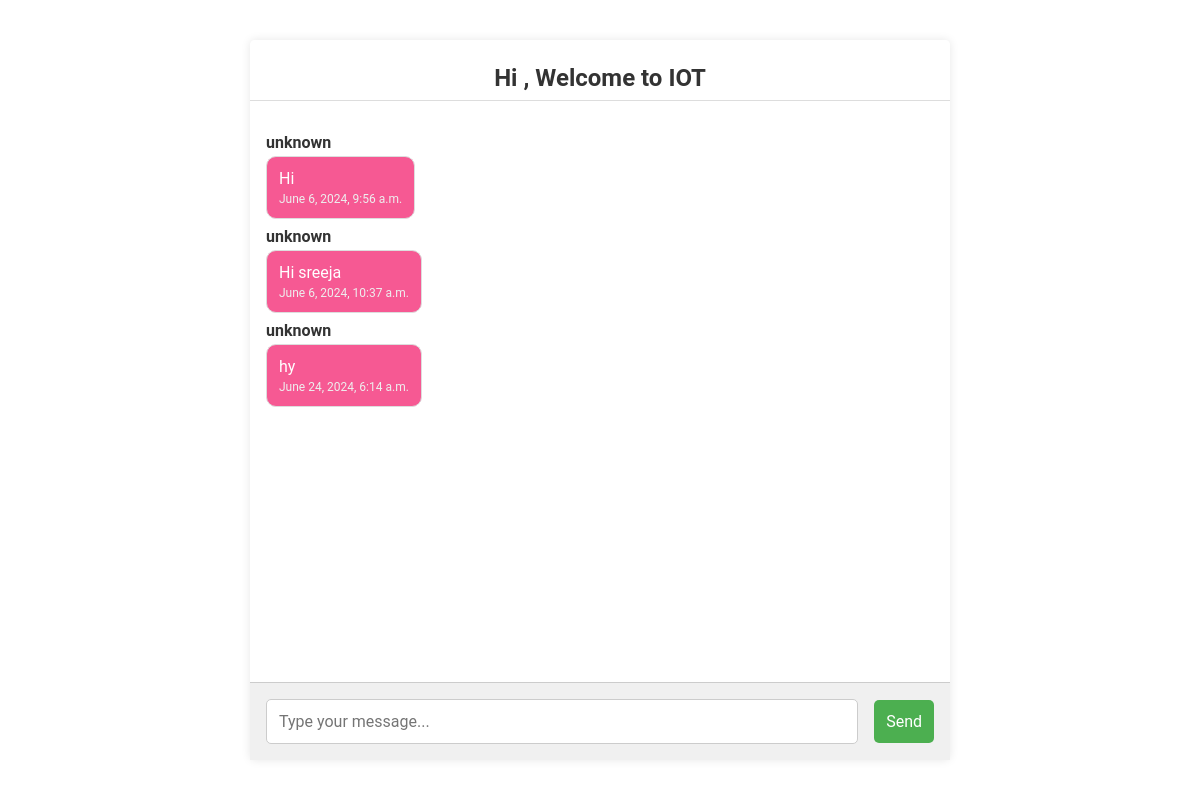
The page /room/IOT/Guest/ on the database as committed earlier.
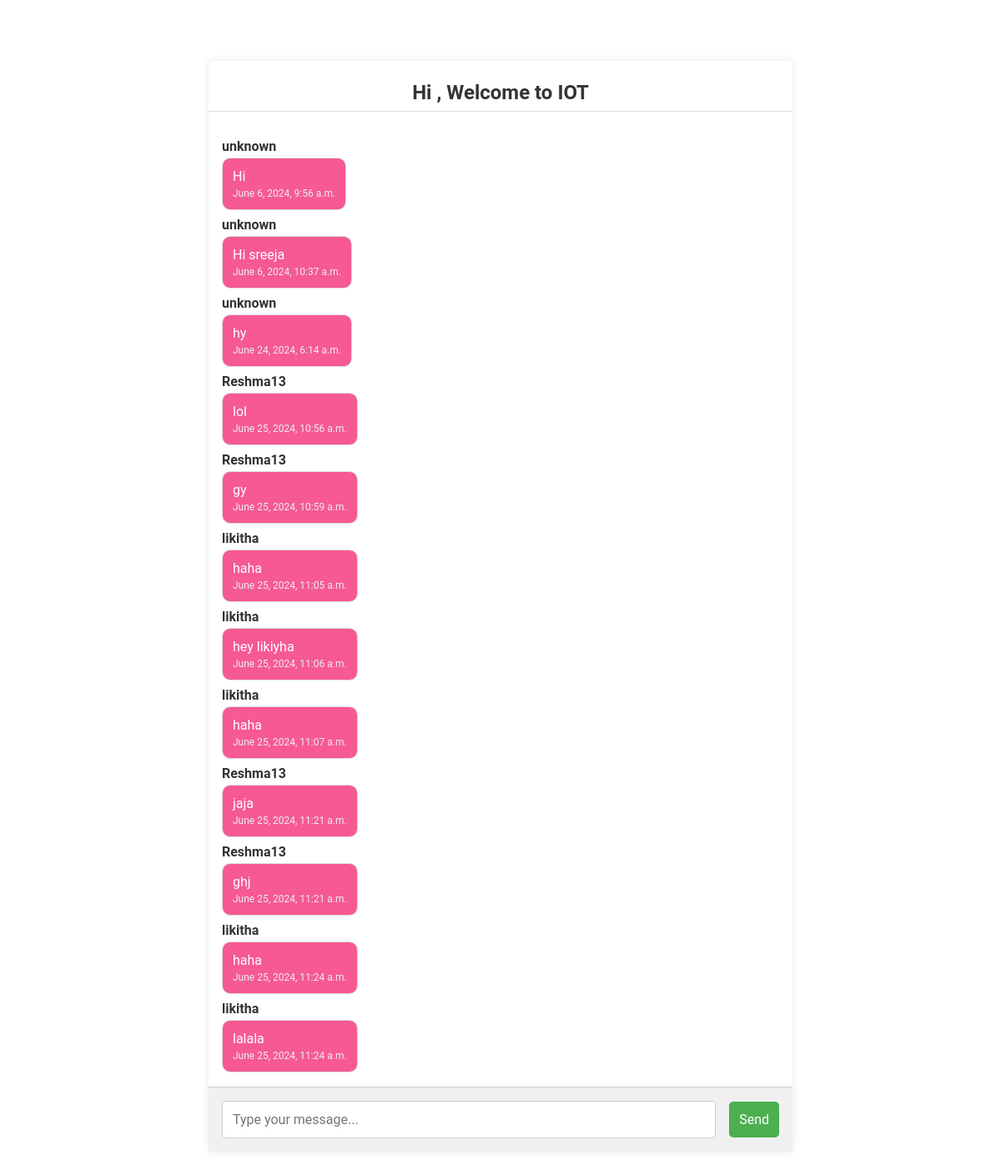
The same page on the database as committed later.
### chatroom/models.py (models this page shows, shortened)
class Room(models.Model):
    room_name = models.CharField(max_length=50)

class Message(models.Model):
    room = models.ForeignKey(Room, on_delete=models.CASCADE)
    author = models.CharField(max_length=50)  # Changed from 'sender' to 'author'
    content = models.TextField()  # Changed from 'message' to 'content'
    time_stamp = models.DateTimeField(auto_now_add=True)  # Add a timestamp field

### chatroom/views.py (the view)
# urls.py: path('room/<str:room_name>/<str:username>/', RoomView, name='room'),
def RoomView(request, room_name, username):
    if not username:
        return redirect('home')
    try:
        existing_room = Room.objects.get(room_name__iexact=room_name)
    except Room.DoesNotExist:
        return redirect('home')
    get_messages = Message.objects.filter(room=existing_room)
    context = {
        "messages": get_messages,
        "user": username,
        "room_name": existing_room.room_name
    }
    return render(request, 'room.html', context)

### templates/room.html (shortened to what this page needs)
<!DOCTYPE html>
<html>
<head>
</head>
<body>
    <div class="page-container">
        <h1>Hi {{ user_name }}, Welcome to {{ room_name }}</h1>
        <div class="chats-container" id="messages">
            {% for message in messages %}
                <div class="message-container {% if message.author == user_name %}me{% else %}others{% endif %}">
                    <div class="author">{{ message.author }}</div>
                    <div class="message {% if message.author == user_name %}me{% else %}others{% endif %}">
                        {{ message.content }}
                        <span class="timestamp">{{ message.time_stamp }}</span>
                    </div>
                </div>
            {% endfor %}
        </div>
        <form method="post" action="{% url 'send_message' room_name=room_name %}">
            <input type="text" name="message" placeholder="Type your message...">
            <button type="submit">Send</button>
        </form>
    </div>
</body>
</html>

### templates/room.html (style rules this page uses)
* { margin: 0; padding: 0; box-sizing: border-box; font-family: 'Roboto', sans-serif; }
body { background-image: url('36949145.jpg'); background-size: cover; background-repeat: no-repeat; background-position: center; display: flex; justify-content: center; align-items: center; height: 100vh; }
.page-container { width: 80%; max-width: 700px; background: rgba(255, 255, 255, 0.8); border-radius: 5px; box-shadow: 0px 0px 10px 0px rgba(0, 0, 0, 0.1); display: flex; flex-direction: column; height: 90%; }
h1 { font-size: 1.5rem; text-align: center; margin: 1rem 0; color: #333; padding: 0.5rem; border-bottom: 1px solid #ddd; }
.chats-container { flex: 1; padding: 1rem; overflow-y: auto; display: flex; flex-direction: column; }
form { display: flex; align-items: center; padding: 1rem; background-color: #f0f0f0; border-top: 1px solid #ccc; position: sticky; bottom: 0; width: 100%; }
input[type="text"] { flex: 1; padding: 0.75rem; margin-right: 1rem; border: 1px solid #ccc; border-radius: 5px; font-size: 1rem; resize: none; }
button { padding: 0.75rem; border: none; border-radius: 5px; background-color: #4CAF50; color: white; font-size: 1rem; cursor: pointer; transition: background-color 0.3s; }
.message-container { display: flex; flex-direction: column; margin-bottom: 0.5rem; max-width: 80%; }
.message-container.others { align-self: flex-start; }
.message { padding: 0.75rem; border-radius: 10px; background-color: #f1f1f1; border: 1px solid #ddd; color: white; }
.message.others { background-color: #F65993; }
.author { font-weight: bold; margin-bottom: 0.25rem; color: #333; }
.timestamp { font-size: 0.75rem; color: #eee; text-align: right; display: block; margin-top: 0.25rem; }

Rows that differ between the two databases and show on the page:
added Message: author "Reshma13", content "lol", time_stamp "June 25, 2024, 10:56 a.m."
added Message: author "Reshma13", content "gy", time_stamp "June 25, 2024, 10:59 a.m."
added Message: author "likitha", content "haha", time_stamp "June 25, 2024, 11:05 a.m."
added Message: author "likitha", content "hey likiyha", time_stamp "June 25, 2024, 11:06 a.m."
added Message: author "likitha", content "haha", time_stamp "June 25, 2024, 11:07 a.m."
added Message: author "Reshma13", content "jaja", time_stamp "June 25, 2024, 11:21 a.m."
added Message: author "Reshma13", content "ghj", time_stamp "June 25, 2024, 11:21 a.m."
added Message: author "likitha", content "haha", time_stamp "June 25, 2024, 11:24 a.m."
added Message: author "likitha", content "lalala", time_stamp "June 25, 2024, 11:24 a.m."
